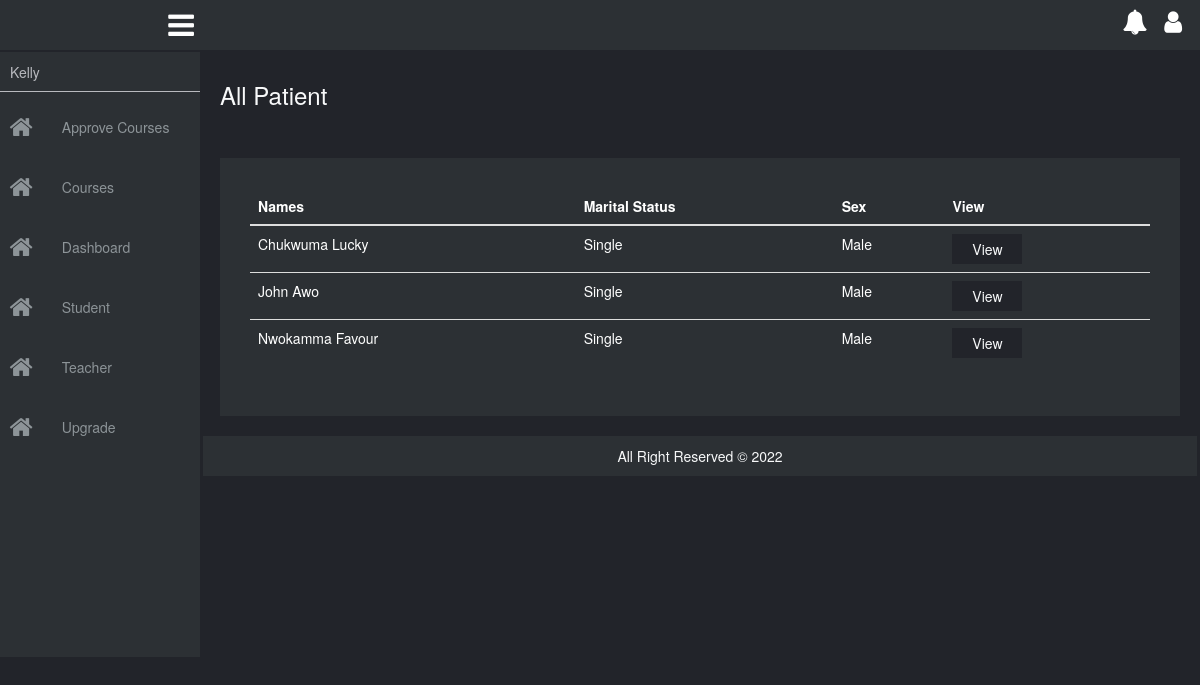
/student (signed in), run on the app's committed database.
### tables this page shows
CREATE TABLE `users` (
  `id` int(11) NOT NULL,
  `fn` varchar(30) NOT NULL,
  `ln` varchar(30) NOT NULL,
  `email` varchar(50) NOT NULL,
  `pn` varchar(20) NOT NULL,
  `password` varchar(50) NOT NULL,
  `country` text NOT NULL,
  `ms` varchar(20) NOT NULL,
  `date` date NOT NULL,
  `level` varchar(7) NOT NULL,
  `sex` varchar(7) NOT NULL,
  `picture` text NOT NULL,
  `last_login` date NOT NULL,
  `status` varchar(10) NOT NULL
);

### config/dblink.php (called while the page is built, shortened)
<?php
class DB{
private $connect = NULL;
public function __construct()
  {
$servername = "localhost";
$username = "root";
$password = "";
$dbname = "elearnpayment";
  $this->connect = "";
  try{
  $this->connect = new PDO("mysql:host=$servername;dbname=$dbname", $username, $password);
  $this->connect->setAttribute(PDO::ATTR_ERRMODE, PDO::ERRMODE_EXCEPTION);
  $this->connect->exec("SET CHARACTER SET utf8");
    }
  catch(PDOException $e) {
  echo 'Error: ' . $e->getMessage();
        }
  }
 public function tbl_select($tblquery,$tblvalue = array())
 {
 try{
  $stmt = $this->connect->prepare($tblquery);
  $stmt->execute($tblvalue);
  $results = $stmt->fetchAll(PDO::FETCH_ASSOC);
  return $results;
} catch(PDOException $e) {
    echo 'Error: ' . $e->getMessage();
  }
 }
  }
?>

### page/student.php (the view, shortened to what this page needs)
<div class="main-body">
    <h3 class="title">All Patient</h3>
    <div class="row no-p client">
        <div class="col-xs-12 no-p">
            <table class="table table-hover">
                <thead>
                    <tr>
                        <th>Names</th>
                        <th>Marital Status</th>
                        <th>Sex</th>
                        <th>View</th>
                    </tr>
                </thead>
                <tbody>
                    <tr>
                        <?php
                            $tblquery = "SELECT * FROM users WHERE level = 'student' ORDER BY ln";
                            $tblvalue = array();
                            $select = $collect->tbl_select($tblquery, $tblvalue);
                            foreach($select as $data){
                                extract($data);
                                ?>
                                <?php
                                    echo "
                                        <tr>
                                            <td>$ln $fn</td>
                                            <td>$ms</td>
                                            <td>$sex</td>
                                            <td>
                                                <form action='student' method='POST'>
                                                    <input type='hidden' name='id' value='$id'>
                                                    <input type='submit' name='view' class='client-btn' value='View'>
                                                </form>
                                            </td>
                                        </tr>
                                    ";
                            }
                        ?>
                    </tr>
                </tbody>
            </table>
        </div>
    </div>
</div>

### css/style.css (style rules this page uses)
body { background: #22242a; box-sizing: border-box; margin: 0; padding: 0; }
.container, .container-fluid, .no-p, .row { margin: 0; padding: 0; }
table tr th, table tr td { color:#ffffff; }
.main-body { margin: 20px; margin-top: 30px; padding: 0px; }
.main-body .title { color:#F8F9FA; }
.client { background: #2C3034; margin-top: 50px; min-height: 100px; padding: 30px; }
.client .client-btn { background: #22242A; border: none; color:#F8F9FA; outline: none; padding:5px; width:70px; }

### data on the page
users: ln "Chukwuma", fn "Lucky", ms "Single", sex "Male"
users: ln "John", fn "Awo", ms "Single", sex "Male"
users: ln "Nwokamma", fn "Favour", ms "Single", sex "Male"

### other printed values
$_SESSION['fn'] "Kelly"
